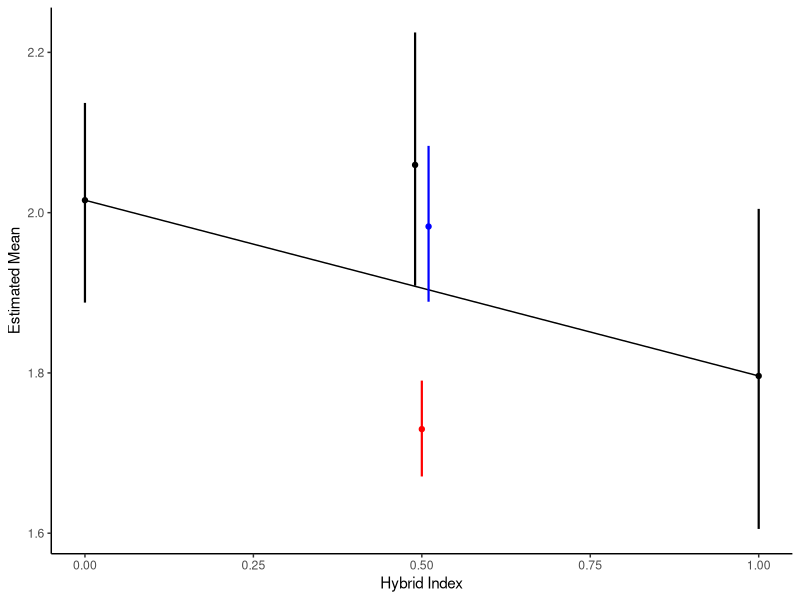

The R script that drew this image:
## ---- chunk 1
library(tidyverse)
library(here)
df <- read.csv(here("data", "main.csv"))
head(df)
## ---- chunk 2

boots_4 <- read.csv(here("data", "boots_4.csv"))

calcs <- boots_4 %>% 
  mutate(e_f2 = .25*LON + .5*F1 + .25*CAL,
         delta = F2 - e_f2)

calcs %>% 
  select(LON,CAL,F1,F2,e_f2) %>% 
  pivot_longer(1:5, names_to = "class", values_to = "mu_est") %>% 
  group_by(class) %>% 
  summarise(mu = mean(mu_est),
            upr = quantile(mu_est, .975),
            lwr = quantile(mu_est, .025)) %>% 
  mutate(HI = case_when(class == "LON" ~ 1,
                        class == "CAL" ~ 0,
                        class == "e_f2" ~ .51,
                        class == "F2" ~ .5,
                        class == "F1" ~ .49),
         group = case_when(class == "LON" ~ "a",
                        class == "CAL" ~ "a",
                        class == "e_f2" ~ "b",
                        class == "F2" ~ "c",
                        class == "F1" ~ "d")) %>% 
  ggplot(aes(x = HI, y = mu, color = class, group = group)) +
  geom_point(size = 1.5) +
  geom_line(color = "black") +
  geom_errorbar(aes(x = HI, ymin = lwr, ymax = upr),
                width = 0,
                linewidth = .75) +
  scale_color_manual(values = c("black", "blue", "black", "red", "black")) +
  theme_classic() +
  labs(x = "Hybrid Index",
       y = "Estimated Mean") +
  theme(legend.position = "none")
  


